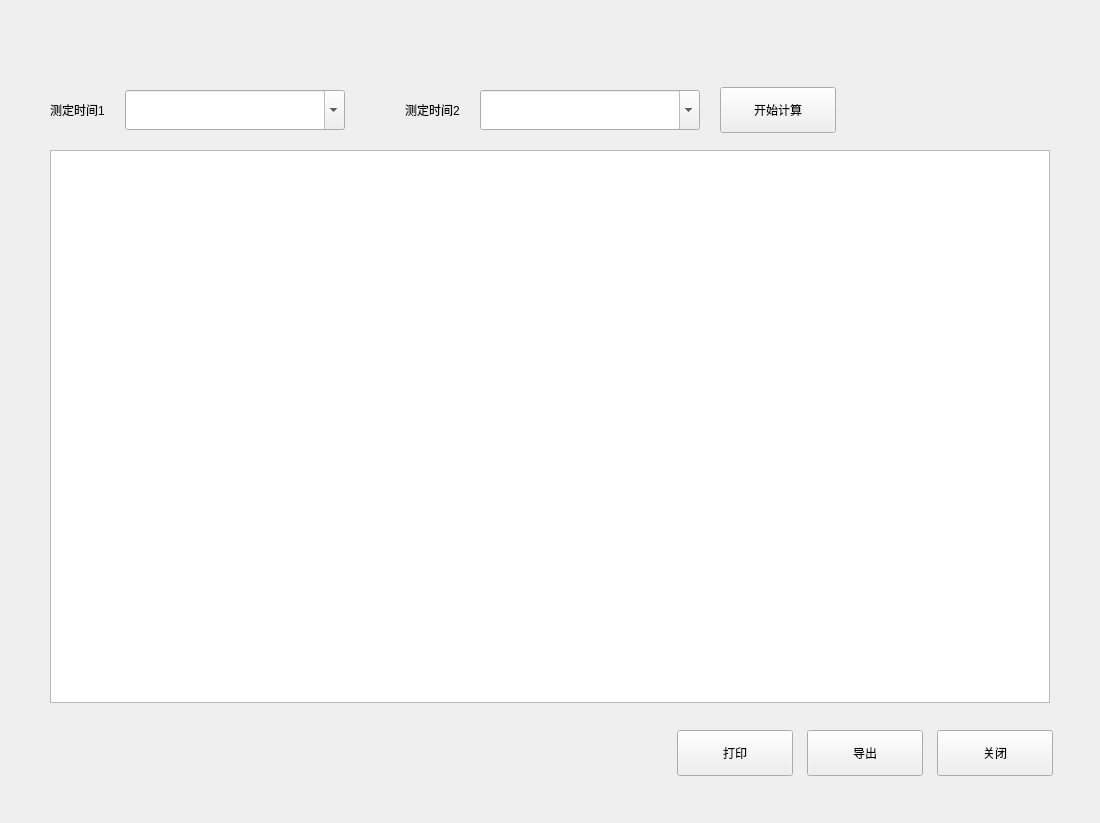
<?xml version="1.0" encoding="UTF-8"?>
<ui version="4.0">
 <class>QCupBlankCalcDlg</class>
 <widget class="BaseDlg" name="QCupBlankCalcDlg">
  <property name="geometry">
   <rect>
    <x>0</x>
    <y>0</y>
    <width>1100</width>
    <height>823</height>
   </rect>
  </property>
  <property name="windowTitle">
   <string>QCupBlankCalcDlg</string>
  </property>
  <widget class="QWidget" name="horizontalWidget" native="true">
   <property name="geometry">
    <rect>
     <x>432</x>
     <y>723</y>
     <width>621</width>
     <height>61</height>
    </rect>
   </property>
   <layout class="QHBoxLayout" name="horizontalLayout">
    <property name="spacing">
     <number>14</number>
    </property>
    <property name="leftMargin">
     <number>0</number>
    </property>
    <property name="topMargin">
     <number>0</number>
    </property>
    <property name="rightMargin">
     <number>0</number>
    </property>
    <property name="bottomMargin">
     <number>0</number>
    </property>
    <item>
     <spacer name="horizontalSpacer">
      <property name="orientation">
       <enum>Qt::Horizontal</enum>
      </property>
      <property name="sizeHint" stdset="0">
       <size>
        <width>40</width>
        <height>20</height>
       </size>
      </property>
     </spacer>
    </item>
    <item>
     <widget class="QPushButton" name="btn_print">
      <property name="minimumSize">
       <size>
        <width>116</width>
        <height>46</height>
       </size>
      </property>
      <property name="maximumSize">
       <size>
        <width>16777215</width>
        <height>46</height>
       </size>
      </property>
      <property name="text">
       <string>打印</string>
      </property>
      <property name="buttons" stdset="0">
       <string>btn_dlg</string>
      </property>
     </widget>
    </item>
    <item>
     <widget class="QPushButton" name="btn_export">
      <property name="minimumSize">
       <size>
        <width>116</width>
        <height>46</height>
       </size>
      </property>
      <property name="maximumSize">
       <size>
        <width>16777215</width>
        <height>46</height>
       </size>
      </property>
      <property name="text">
       <string>导出</string>
      </property>
      <property name="buttons" stdset="0">
       <string>btn_dlg</string>
      </property>
     </widget>
    </item>
    <item>
     <widget class="QPushButton" name="btn_close">
      <property name="minimumSize">
       <size>
        <width>116</width>
        <height>46</height>
       </size>
      </property>
      <property name="maximumSize">
       <size>
        <width>16777215</width>
        <height>46</height>
       </size>
      </property>
      <property name="text">
       <string>关闭</string>
      </property>
      <property name="buttons" stdset="0">
       <string>btn_dlg</string>
      </property>
     </widget>
    </item>
   </layout>
  </widget>
  <widget class="QTableView" name="tableView_result">
   <property name="geometry">
    <rect>
     <x>50</x>
     <y>150</y>
     <width>1000</width>
     <height>553</height>
    </rect>
   </property>
   <property name="sizePolicy">
    <sizepolicy hsizetype="Expanding" vsizetype="Expanding">
     <horstretch>0</horstretch>
     <verstretch>0</verstretch>
    </sizepolicy>
   </property>
   <property name="minimumSize">
    <size>
     <width>0</width>
     <height>0</height>
    </size>
   </property>
   <property name="maximumSize">
    <size>
     <width>1050</width>
     <height>619</height>
    </size>
   </property>
   <property name="font">
    <font>
     <family>Agency FB</family>
     <pointsize>6</pointsize>
    </font>
   </property>
   <property name="styleSheet">
    <string notr="true">QScrollBar::handle:vertical  {
    margin: 48px 3px 3px 2px;
}

QScrollBar::sub-line:vertical  {
    height: 45px; 
    border-bottom: 1px solid #a4a4a4;
}</string>
   </property>
   <property name="verticalScrollBarPolicy">
    <enum>Qt::ScrollBarAsNeeded</enum>
   </property>
   <property name="horizontalScrollBarPolicy">
    <enum>Qt::ScrollBarAlwaysOff</enum>
   </property>
   <property name="sizeAdjustPolicy">
    <enum>QAbstractScrollArea::AdjustToContents</enum>
   </property>
   <property name="autoScroll">
    <bool>true</bool>
   </property>
   <property name="verticalScrollMode">
    <enum>QAbstractItemView::ScrollPerPixel</enum>
   </property>
   <property name="horizontalScrollMode">
    <enum>QAbstractItemView::ScrollPerPixel</enum>
   </property>
   <property name="showGrid">
    <bool>false</bool>
   </property>
   <attribute name="horizontalHeaderDefaultSectionSize">
    <number>20</number>
   </attribute>
   <attribute name="horizontalHeaderHighlightSections">
    <bool>false</bool>
   </attribute>
   <attribute name="horizontalHeaderStretchLastSection">
    <bool>true</bool>
   </attribute>
   <attribute name="verticalHeaderVisible">
    <bool>false</bool>
   </attribute>
   <attribute name="verticalHeaderDefaultSectionSize">
    <number>39</number>
   </attribute>
  </widget>
  <widget class="QFrame" name="line_h">
   <property name="geometry">
    <rect>
     <x>50</x>
     <y>150</y>
     <width>1000</width>
     <height>1</height>
    </rect>
   </property>
   <property name="frameShape">
    <enum>QFrame::StyledPanel</enum>
   </property>
   <property name="frameShadow">
    <enum>QFrame::Raised</enum>
   </property>
   <property name="lines" stdset="0">
    <string>solid</string>
   </property>
  </widget>
  <widget class="QFrame" name="line_h_2">
   <property name="geometry">
    <rect>
     <x>50</x>
     <y>702</y>
     <width>1000</width>
     <height>1</height>
    </rect>
   </property>
   <property name="frameShape">
    <enum>QFrame::StyledPanel</enum>
   </property>
   <property name="frameShadow">
    <enum>QFrame::Raised</enum>
   </property>
   <property name="lines" stdset="0">
    <string>solid</string>
   </property>
  </widget>
  <widget class="QFrame" name="line_v">
   <property name="geometry">
    <rect>
     <x>50</x>
     <y>150</y>
     <width>1</width>
     <height>553</height>
    </rect>
   </property>
   <property name="frameShape">
    <enum>QFrame::StyledPanel</enum>
   </property>
   <property name="frameShadow">
    <enum>QFrame::Raised</enum>
   </property>
   <property name="lines" stdset="0">
    <string>solid</string>
   </property>
  </widget>
  <widget class="QFrame" name="line_v_2">
   <property name="geometry">
    <rect>
     <x>1049</x>
     <y>150</y>
     <width>1</width>
     <height>553</height>
    </rect>
   </property>
   <property name="frameShape">
    <enum>QFrame::StyledPanel</enum>
   </property>
   <property name="frameShadow">
    <enum>QFrame::Raised</enum>
   </property>
   <property name="lines" stdset="0">
    <string>solid</string>
   </property>
  </widget>
  <widget class="QWidget" name="widget" native="true">
   <property name="geometry">
    <rect>
     <x>50</x>
     <y>86</y>
     <width>961</width>
     <height>48</height>
    </rect>
   </property>
   <layout class="QHBoxLayout" name="horizontalLayout_2">
    <property name="spacing">
     <number>20</number>
    </property>
    <property name="leftMargin">
     <number>0</number>
    </property>
    <property name="topMargin">
     <number>0</number>
    </property>
    <property name="rightMargin">
     <number>0</number>
    </property>
    <property name="bottomMargin">
     <number>0</number>
    </property>
    <item>
     <widget class="QLabel" name="label_2">
      <property name="minimumSize">
       <size>
        <width>0</width>
        <height>40</height>
       </size>
      </property>
      <property name="maximumSize">
       <size>
        <width>16777215</width>
        <height>40</height>
       </size>
      </property>
      <property name="text">
       <string>测定时间1</string>
      </property>
     </widget>
    </item>
    <item>
     <widget class="QComboBox" name="comboBox_exeTime_1">
      <property name="minimumSize">
       <size>
        <width>220</width>
        <height>40</height>
       </size>
      </property>
      <property name="maximumSize">
       <size>
        <width>16777215</width>
        <height>40</height>
       </size>
      </property>
      <property name="focusPolicy">
       <enum>Qt::ClickFocus</enum>
      </property>
      <property name="toolTipDuration">
       <number>0</number>
      </property>
      <property name="editable">
       <bool>true</bool>
      </property>
      <property name="currentText">
       <string/>
      </property>
      <property name="currentIndex">
       <number>-1</number>
      </property>
      <property name="borders" stdset="0">
       <string>radius</string>
      </property>
     </widget>
    </item>
    <item>
     <spacer name="horizontalSpacer_2">
      <property name="orientation">
       <enum>Qt::Horizontal</enum>
      </property>
      <property name="sizeType">
       <enum>QSizePolicy::Fixed</enum>
      </property>
      <property name="sizeHint" stdset="0">
       <size>
        <width>40</width>
        <height>20</height>
       </size>
      </property>
     </spacer>
    </item>
    <item>
     <widget class="QLabel" name="label_3">
      <property name="minimumSize">
       <size>
        <width>0</width>
        <height>40</height>
       </size>
      </property>
      <property name="maximumSize">
       <size>
        <width>16777215</width>
        <height>40</height>
       </size>
      </property>
      <property name="text">
       <string>测定时间2</string>
      </property>
     </widget>
    </item>
    <item>
     <widget class="QComboBox" name="comboBox_exeTime_2">
      <property name="minimumSize">
       <size>
        <width>220</width>
        <height>40</height>
       </size>
      </property>
      <property name="maximumSize">
       <size>
        <width>16777215</width>
        <height>40</height>
       </size>
      </property>
      <property name="focusPolicy">
       <enum>Qt::ClickFocus</enum>
      </property>
      <property name="toolTipDuration">
       <number>0</number>
      </property>
      <property name="editable">
       <bool>true</bool>
      </property>
      <property name="currentText">
       <string/>
      </property>
      <property name="currentIndex">
       <number>-1</number>
      </property>
      <property name="borders" stdset="0">
       <string>radius</string>
      </property>
     </widget>
    </item>
    <item>
     <spacer name="horizontalSpacer_3">
      <property name="orientation">
       <enum>Qt::Horizontal</enum>
      </property>
      <property name="sizeType">
       <enum>QSizePolicy::Fixed</enum>
      </property>
      <property name="sizeHint" stdset="0">
       <size>
        <width>0</width>
        <height>20</height>
       </size>
      </property>
     </spacer>
    </item>
    <item>
     <widget class="QPushButton" name="btn_calculate">
      <property name="minimumSize">
       <size>
        <width>116</width>
        <height>46</height>
       </size>
      </property>
      <property name="maximumSize">
       <size>
        <width>16777215</width>
        <height>46</height>
       </size>
      </property>
      <property name="text">
       <string>开始计算</string>
      </property>
      <property name="buttons" stdset="0">
       <string>btn_dlg</string>
      </property>
     </widget>
    </item>
    <item>
     <spacer name="horizontalSpacer_4">
      <property name="orientation">
       <enum>Qt::Horizontal</enum>
      </property>
      <property name="sizeHint" stdset="0">
       <size>
        <width>40</width>
        <height>20</height>
       </size>
      </property>
     </spacer>
    </item>
   </layout>
  </widget>
 </widget>
 <layoutdefault spacing="6" margin="11"/>
 <customwidgets>
  <customwidget>
   <class>BaseDlg</class>
   <extends>QWidget</extends>
   <header>basedlg.h</header>
   <container>1</container>
  </customwidget>
 </customwidgets>
 <resources/>
 <connections/>
</ui>
